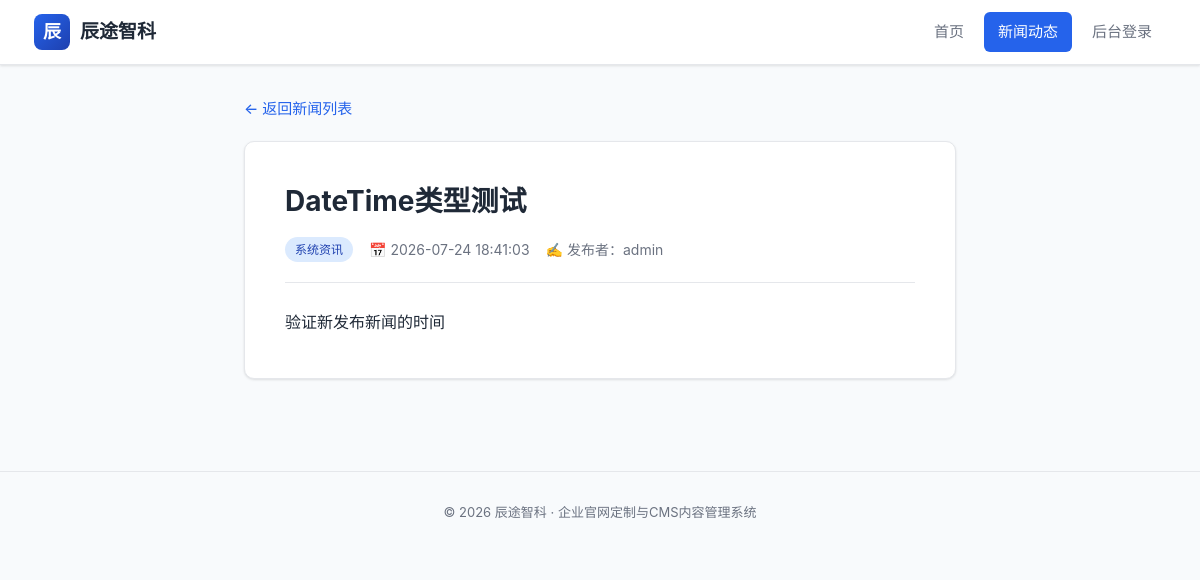
Page /news/11 on the committed database.
### app_company_cms.py (models this page shows)
class News(Base):
    __tablename__ = 'news'
    id = Column(Integer, primary_key=True, autoincrement=True)
    title = Column(String(200), nullable=False)
    content = Column(String, nullable=False)
    category = Column(String(50))
    commit = Column(String(80))
    created_at = Column(DateTime)
    def to_dict(self):
        return {
            "id": self.id,
            "title": self.title,
            "content": self.content,
            "category": self.category,
            "commit": self.commit,
            "created_at": self.created_at.strftime("%Y-%m-%d %H:%M:%S") if self.created_at else None,
        }

### app_company_cms.py (the view)
@app.route("/news/<int:id>", methods=["GET"])
def news_detail_page(id):
    db_session = Session()
    news = db_session.query(News).get(id)
    if not news:
        return render_template("news_detail.html", news=None, error="新闻不存在"), 404
    return render_template("news_detail.html", news=news.to_dict())

### app_company_cms.py (called while the page is built)
@app.teardown_appcontext
def remove_session(exception=None):
    Session.remove()

### templates/news_detail.html (shortened to what this page needs)
<!DOCTYPE html>
<html lang="zh-CN">
<head>
    <link rel="stylesheet" href="{{ url_for('static', filename='css/style.css') }}">
</head>
<body>
    <nav class="navbar">
        <div class="navbar-inner">
            <a href="/" class="brand">
                <span class="brand-logo">辰</span>
                <span>辰途智科</span>
            </a>
            <div class="nav-links">
                <a href="/">首页</a>
                <a href="/news" class="active">新闻动态</a>
                <a href="/login">后台登录</a>
            </div>
        </div>
    </nav>
    <div class="container-narrow">
        <a href="/news" class="back-link">← 返回新闻列表</a>
        {% if news %}
        <article class="detail-card">
            <h1 class="detail-title">{{ news.title }}</h1>
            <div class="detail-meta">
                <span class="tag tag-{{ news.category }}">{{ news.category }}</span>
                <span>📅 {{ news.created_at }}</span>
                <span>✍ 发布者：{{ news.commit }}</span>
            </div>
            <div class="detail-content">{{ news.content }}</div>
        </article>
        {% endif %}
    </div>
    <footer class="footer">
        © 2026 辰途智科 · 企业官网定制与CMS内容管理系统
    </footer>
</body>
</html>

### static/css/style.css (style rules this page uses)
* { margin: 0; padding: 0; box-sizing: border-box; }
:root { --primary: #2563eb; --primary-dark: #1e40af; --primary-light: #dbeafe; --text-main: #1f2937; --text-muted: #6b7280; --bg-page: #f8fafc; --bg-card: #ffffff; --border: #e5e7eb; --danger: #dc2626; --danger-light: #fee2e2; --success: #16a34a; --shadow: 0 1px 3px rgba(0, 0, 0, 0.08), 0 1px 2px rgba(0, 0, 0, 0.04); --shadow-lg: 0 10px 25px rgba(0, 0, 0, 0.08), 0 4px 10px rgba(0, 0, 0, 0.04); --radius: 10px; }
body { font-family: -apple-system, BlinkMacSystemFont, "Segoe UI", "PingFang SC", "Hiragino Sans GB", "Microsoft YaHei", sans-serif; color: var(--text-main); background: var(--bg-page); line-height: 1.6; font-size: 15px; }
a { color: var(--primary); text-decoration: none; transition: color 0.2s; }
.navbar { background: var(--bg-card); border-bottom: 1px solid var(--border); position: sticky; top: 0; z-index: 100; box-shadow: var(--shadow); }
.navbar-inner { max-width: 1180px; margin: 0 auto; padding: 0 24px; height: 64px; display: flex; align-items: center; justify-content: space-between; }
.brand { display: flex; align-items: center; gap: 10px; font-size: 19px; font-weight: 700; color: var(--text-main); }
.brand-logo { width: 36px; height: 36px; border-radius: 8px; background: linear-gradient(135deg, var(--primary), var(--primary-dark)); color: #fff; display: flex; align-items: center; justify-content: center; font-size: 18px; font-weight: 700; }
.nav-links { display: flex; align-items: center; gap: 6px; }
.nav-links a { padding: 8px 14px; border-radius: 6px; color: var(--text-muted); font-weight: 500; transition: all 0.2s; }
.nav-links a.active { background: var(--primary); color: #fff; }
.container-narrow { max-width: 760px; margin: 0 auto; padding: 32px 24px; }
.tag { display: inline-block; padding: 3px 10px; border-radius: 20px; font-size: 12px; font-weight: 500; background: var(--primary-light); color: var(--primary-dark); }
.tag-系统资讯 { background: #dbeafe; color: #1e40af; }
.detail-card { background: var(--bg-card); border: 1px solid var(--border); border-radius: var(--radius); padding: 40px; box-shadow: var(--shadow); }
.detail-title { font-size: 28px; font-weight: 700; margin-bottom: 16px; line-height: 1.4; }
.detail-meta { display: flex; align-items: center; gap: 16px; color: var(--text-muted); font-size: 14px; padding-bottom: 20px; border-bottom: 1px solid var(--border); margin-bottom: 24px; }
.detail-content { font-size: 16px; line-height: 1.9; color: var(--text-main); white-space: pre-wrap; }
.back-link { display: inline-flex; align-items: center; gap: 6px; margin-bottom: 20px; font-weight: 500; }
.footer { text-align: center; padding: 30px 24px; color: var(--text-muted); font-size: 13px; border-top: 1px solid var(--border); margin-top: 60px; }

### rows in the picture
News: title "DateTime类型测试", category "系统资讯", commit "admin", content "验证新发布新闻的时间"

### other values in the picture
{{ news.created_at }} "2026-07-24 18:41:03"
